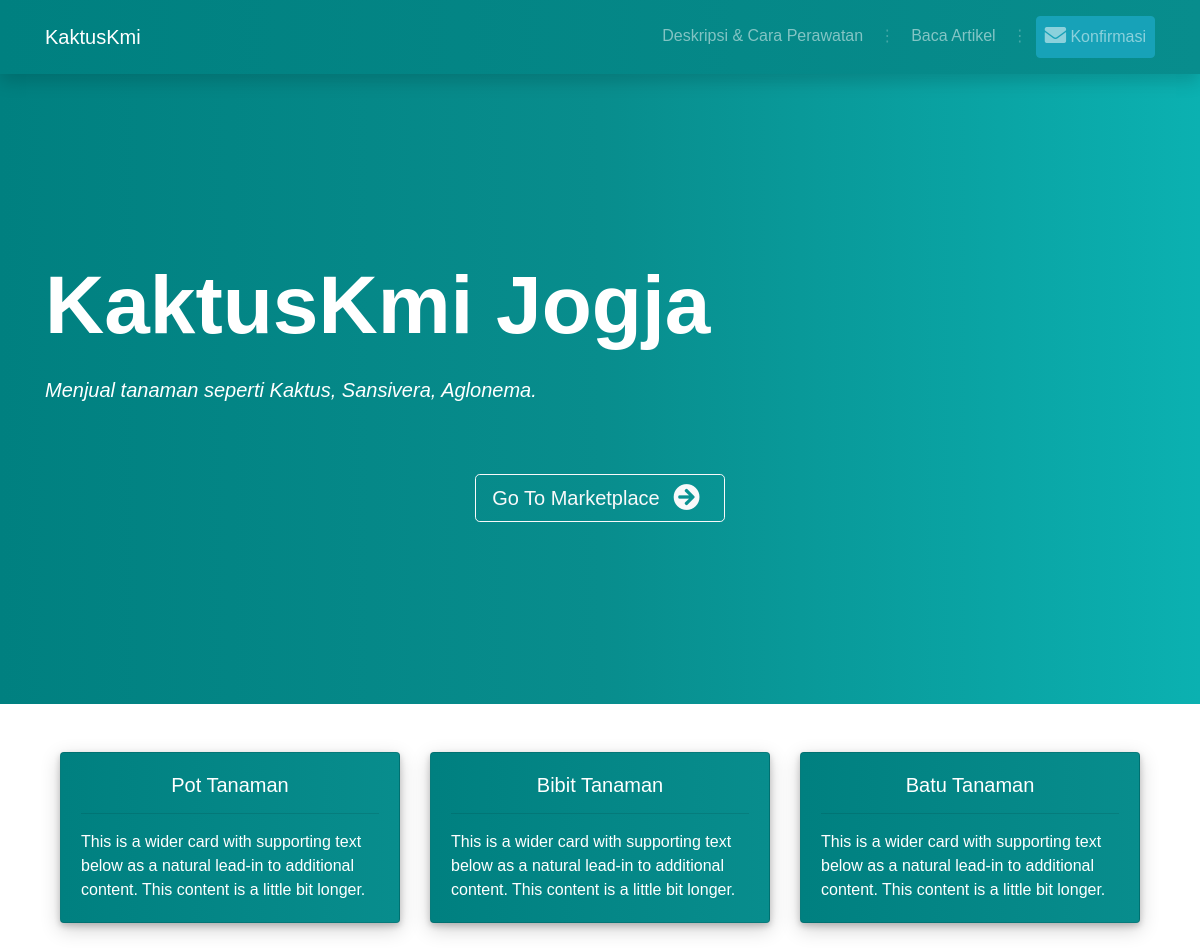
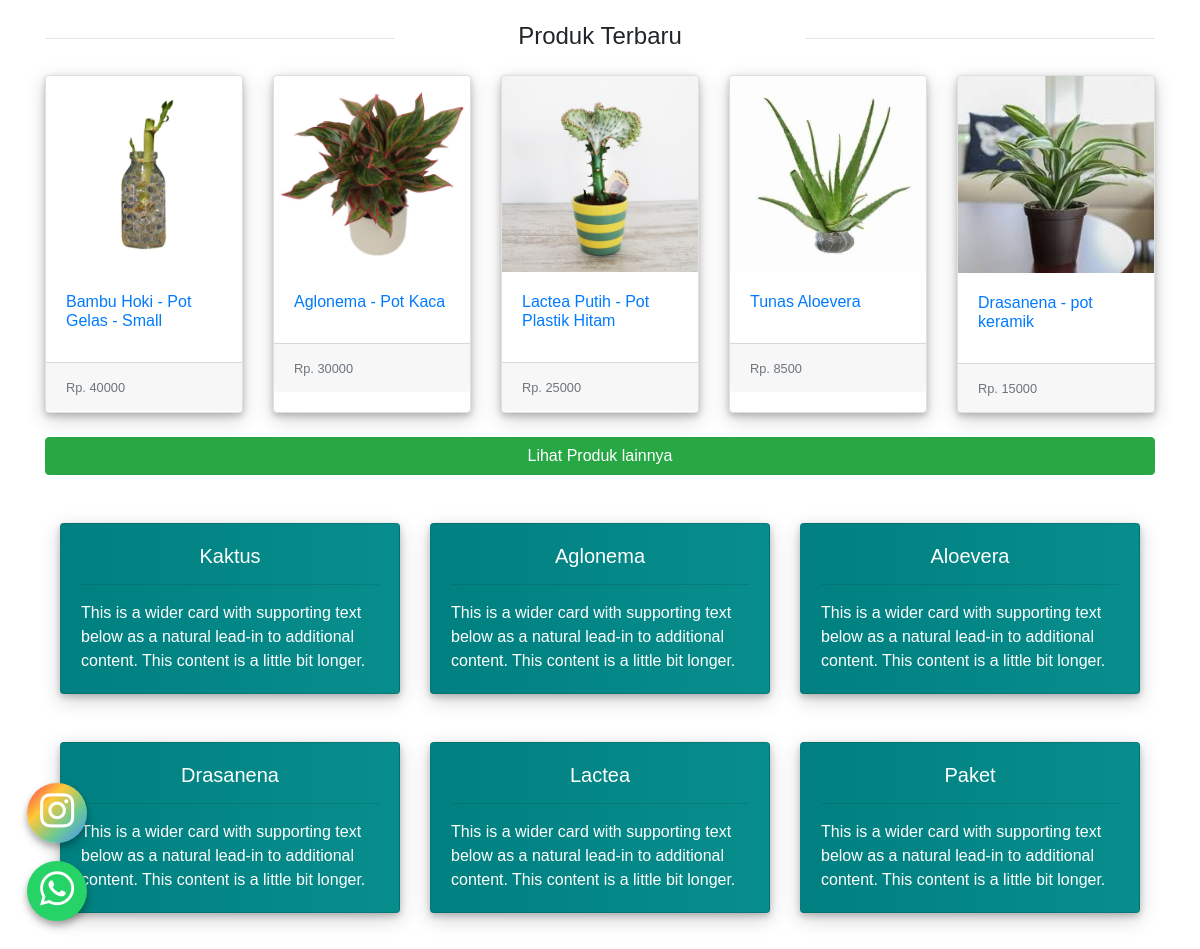
The page / on the database its author committed (2 pictures, top to bottom).
### tables this page shows
CREATE TABLE `tanaman` (
  `kode_tanaman` char(5) NOT NULL,
  `id_penjual` int(11) NOT NULL,
  `nama_tanaman` varchar(45) DEFAULT NULL,
  `harga` int(10) DEFAULT NULL,
  `stok` int(3) DEFAULT NULL,
  `diameter` int(3) DEFAULT NULL,
  `tinggi` int(3) DEFAULT NULL,
  `bobot` int(3) DEFAULT NULL,
  `gambar` varchar(35) DEFAULT NULL,
  `jenis_tanaman` varchar(40) DEFAULT NULL
);

### application/controllers/Home.php (called while the page is built, shortened)
<?php
    Class Home extends CI_Controller
    {
        public function __construct(){
            $this->load->model('Marketplace_model');
        }
        public function index()
        {
            $data['produk'] = $this->Marketplace_model->getDataProduk();
            $data['judul'] = 'Selamat Datang di Kaktuskmi';
            $this->load->view('templates/header', $data);
            $this->load->view('home/index');
            $this->load->view('templates/footer');
        }
    }
?>

### index.php (called while the page is built, shortened)
<?php
require_once BASEPATH.'core/CodeIgniter.php';

### application/models/Marketplace_model.php (called while the page is built, shortened)
<?php
    class Marketplace_model extends CI_Model{
        public function getDataProduk(){
            $this->db->select("*");
            $this->db->from("tanaman");
            $this->db->limit(5);
            $this->db->order_by('kode_tanaman', 'ASC');
            return $this->db->get()->result();
        }
    }
?>

### application/views/home/index.php (the view)
<header>
	<div id="home" class="">
		<div id="landing-text">
			<div class="container">
				<h1 id="txt-satu" class="text-left font-weight-bold">KaktusKmi Jogja</h1>
				<h5 class="text-left my-4 font-italic">Menjual tanaman seperti Kaktus, Sansivera, Aglonema.
				</h5>
				<a href="<?php echo base_url(); ?>marketplace/index" class="btn btn-lg btn-outline-light mt-5"> Go To
					Marketplace <i class="fas fa-arrow-circle-right fa-lg mx-2"></i></a>
			</div>
		</div>
	</div>
</header>
<section class="container">
	<div class="container my-5">
		<div class="card-deck">
			<div class="card bg-dark"><a href="<?php echo base_url(); ?>marketplace/pot_product"
					style="color:white; text-decoration: none;">
					<div class="card-body">
						<h5 class="card-title text-center">Pot Tanaman</h5>
						<hr>
						<p class="card-text">This is a wider card with supporting text below as a natural lead-in to
							additional
							content. This content is a little bit longer.</p>
					</div>
				</a>
			</div>
			<div class="card bg-dark"><a href="<?php echo base_url(); ?>marketplace/bibit_product"
					style="color:white; text-decoration: none;">
					<div class="card-body">
						<h5 class="card-title text-center">Bibit Tanaman</h5>
						<hr>
						<p class="card-text">This is a wider card with supporting text below as a natural lead-in to
							additional
							content. This content is a little bit longer.
						</p>
					</div>
				</a>
			</div>
			<div class="card bg-dark"><a href="<?php echo base_url(); ?>marketplace/batu_product"
					style="color:white; text-decoration: none;">
					<div class="card-body">
						<h5 class="card-title text-center">Batu Tanaman</h5>
						<hr>
						<p class="card-text">This is a wider card with supporting text below as a natural lead-in to
							additional
							content. This content is a little bit longer.</p>
					</div>
				</a>
			</div>
		</div>
	</div>
	<a href="https://www.instagram.com/fadh.leather/" class="float-ig" target="_blank">
		<i class="fab fa-instagram my-float"></i>
	</a>
	<a href="https://api.whatsapp.com/send?phone=6281804086665&text=Hola%21%20Quisiera%20m%C3%A1s%20informaci%C3%B3n%20sobre%20Varela%202."
		class="float" target="_blank">
		<i class="fab fa-whatsapp my-float"></i>
	</a>
</section>
<section class="container">
	<div class="row">
		<div class="col-4"><hr></div>
		<div class="col-4">
			<h4 class="text-center">Produk Terbaru</h4>
		</div>
		<div class="col-4"><hr></div>
	</div>
	<div class="card-deck my-3">
			<?php
				foreach($produk as $p){
					echo '
					<div class="card">
							<a href="'.base_url().'home/detail_tanaman/'.$p->kode_tanaman.'"><img
									src="'.base_url().'assets/img/'.$p->gambar.'" class="card-img-top" alt="...">
								<div class="card-body">
									<h6 class="card-title">'.$p->nama_tanaman.'</h6>
								</div>
							</a>
							<div class="card-footer">
								<small class="text-muted">Rp. '.$p->harga.'</small>
							</div>
						</div>
					';
				}
			?>
	</div>
	<div class="my-4">
		<a href="<?php echo base_url(); ?>marketplace/index" class="btn btn-block btn-success">Lihat Produk lainnya</a>
	</div>
</section>
<section class="container">
	<div class="container my-5">
		<div class="card-deck">
			<div class="card bg-dark"><a href="<?php echo base_url(); ?>marketplace/kaktus_product"
					style="color:white; text-decoration: none;">
					<div class="card-body">
						<h5 class="card-title text-center">Kaktus</h5>
						<hr>
						<p class="card-text">This is a wider card with supporting text below as a natural lead-in to
							additional
							content. This content is a little bit longer.</p>
					</div>
				</a>
			</div>
			<div class="card bg-dark"><a href="<?php echo base_url(); ?>marketplace/aglonema_product"
					style="color:white; text-decoration: none;">
					<div class="card-body">
						<h5 class="card-title text-center">Aglonema</h5>
						<hr>
						<p class="card-text">This is a wider card with supporting text below as a natural lead-in to
							additional
							content. This content is a little bit longer.
						</p>
					</div>
				</a>
			</div>
			<div class="card bg-dark"><a href="<?php echo base_url(); ?>marketplace/aloevera_product"
					style="color:white; text-decoration: none;">
					<div class="card-body">
						<h5 class="card-title text-center">Aloevera</h5>
						<hr>
						<p class="card-text">This is a wider card with supporting text below as a natural lead-in to
							additional
							content. This content is a little bit longer.</p>
					</div>
				</a>
			</div>
		</div>
	</div>
</section>
<section class="container">
	<div class="container my-5">
		<div class="card-deck">
			<div class="card bg-dark"><a href="<?php echo base_url(); ?>marketplace/drasanena_product"
					style="color:white; text-decoration: none;">
					<div class="card-body">
						<h5 class="card-title text-center">Drasanena</h5>
						<hr>
						<p class="card-text">This is a wider card with supporting text below as a natural lead-in to
							additional
							content. This content is a little bit longer.</p>
					</div>
				</a>
			</div>
			<div class="card bg-dark"><a href="<?php echo base_url(); ?>marketplace/lactea_product"
					style="color:white; text-decoration: none;">
					<div class="card-body">
						<h5 class="card-title text-center">Lactea</h5>
						<hr>
						<p class="card-text">This is a wider card with supporting text below as a natural lead-in to
							additional
							content. This content is a little bit longer.
						</p>
					</div>
				</a>
			</div>
			<div class="card bg-dark"><a href="<?php echo base_url(); ?>marketplace/paket_product"
					style="color:white; text-decoration: none;">
					<div class="card-body">
						<h5 class="card-title text-center">Paket</h5>
						<hr>
						<p class="card-text">This is a wider card with supporting text below as a natural lead-in to
							additional
							content. This content is a little bit longer.</p>
					</div>
				</a>
			</div>
		</div>
	</div>
</section>

### assets/css/style.css (style rules this page uses)
#home { display: table; height: 650px; position: relative; width: 100%; background-size: cover; color: #fff; background-image: linear-gradient(to right, teal , #088d8d, #0bb1b1); min-height: 590px; max-height: 630px; }
#landing-text { display: table-cell; text-align: center; vertical-align: middle; }
#txt-satu { font-size: 82px !important; }
.float { position: fixed; width: 60px; height: 60px; bottom: 40px; left: 27px; background-color: #25d366; color: #FFF; border-radius: 50px; text-align: center; font-size: 39px; box-shadow: 0 3px 6px 0 rgba(0, 0, 0, 0.2), 0 6px 10px 0 rgba(0, 0, 0, 0.19); z-index: 100; }
.float-ig { position: fixed; width: 60px; height: 60px; bottom: 118px; left: 27px; background-image: linear-gradient(to bottom right, #fb3958, #ffc838, #6dc993, #458eff); color: #FFF; border-radius: 50px; text-align: center; font-size: 39px; box-shadow: 0 3px 6px 0 rgba(0, 0, 0, 0.2), 0 6px 10px 0 rgba(0, 0, 0, 0.19); z-index: 100; }

### rows shown on the page
tanaman: gambar (picture), nama_tanaman "Bambu Hoki - Pot Gelas - Small", harga "40000"
tanaman: gambar (picture), nama_tanaman "Aglonema - Pot Kaca", harga "30000"
tanaman: gambar (picture), nama_tanaman "Lactea Putih - Pot Plastik Hitam", harga "25000"
tanaman: gambar (picture), nama_tanaman "Tunas Aloevera", harga "8500"
tanaman: gambar (picture), nama_tanaman "Drasanena - pot keramik", harga "15000"
